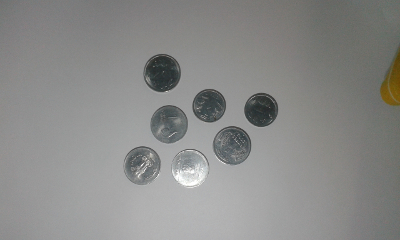
#> input picture images/coin.jpg, 400 x 240 px, given in place of coin.mp4, which was not available
$ python live_streaming.py   (Python 2 division)
#> lines starting #> are read from the running program, lines starting #| are printed output that depends on the picture; after the words box and inside, x2 and y2 are one past the last pixel; in counts of white or black regions, pixels touching at a corner belong together; pictures that were not available may be replaced by others from this repository, and a replacement may not be noted
#live_streaming.py
import cv2
import numpy as np

video = cv2.VideoCapture("images/coin.mp4")
while True:
	ret, frame = video.read()
#> frame is the input picture: shape (240, 400, 3); mean B, G, R 136.8, 138.4, 138.2
	if ret==True:
		gray = cv2.cvtColor(frame,cv2.COLOR_BGR2GRAY)
		blurred = cv2.GaussianBlur(gray, (7,7), 0)
		edged = cv2.Canny(blurred, 30, 150)
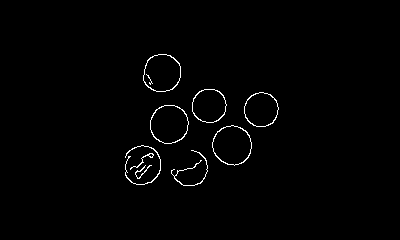
#> edged: shape (240, 400); 1.1% white in thin lines or dots, all inside (x1, y1, x2, y2) = (125, 54, 279, 186)
		(cnts, _) = cv2.findContours(edged.copy(), cv2.RETR_EXTERNAL, cv2.CHAIN_APPROX_SIMPLE)
#> cnts = 9 contours, 1 with area under 20; largest, box (x1, y1, x2, y2) and area: (212, 125, 252, 166) 1196, (150, 105, 189, 144) 1154, (143, 54, 181, 92) 1116, (244, 92, 279, 127) 912, (192, 89, 227, 123) 902, (125, 145, 161, 185) 32, (130, 153, 154, 170) 26, (171, 150, 208, 186) 24
		print "I count %d coins in this image" % (len(cnts))
#| I count 9 coins in this image
		coins = frame.copy()
		cv2.drawContours(coins, cnts, -1, (0, 255, 0), 2)
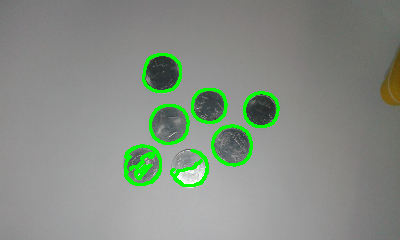
#> coins: shape (240, 400, 3); 3.31% of pixels changed, all inside (x1, y1, x2, y2) = (124, 53, 280, 187)
		cv2.imshow('frame',coins)
		if cv2.waitKey(1) & 0xFF == ord('q'):
#> (key q is pressed here)
			break
	else:
		break

$ run again, on images/beach.png
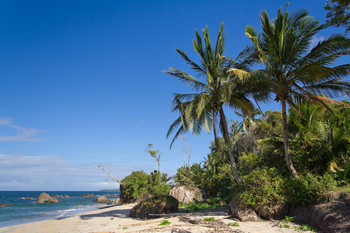
#> input picture images/beach.png, 350 x 233 px, given in place of coin.mp4, which was not available
#> frame is the input picture: shape (233, 350, 3); mean B, G, R 136, 110.4, 78.6
#> `edged = cv2.Canny(blurred, 30, 150)`:
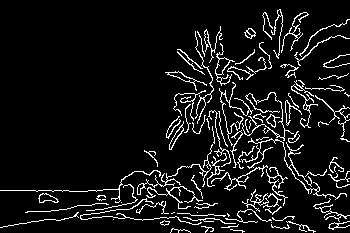
#> edged: shape (233, 350); 8.1% white in thin lines or dots
#> cnts = 90 contours, 59 with area under 20; largest, box (x1, y1, x2, y2) and area: (215, 43, 235, 86) 178, (165, 71, 207, 91) 122, (38, 193, 59, 203) 110, (241, 138, 347, 200) 104, (169, 121, 184, 150) 97
#| I count 90 coins in this image
#> `cv2.drawContours(coins, cnts, -1, (0, 255, 0), 2)`:
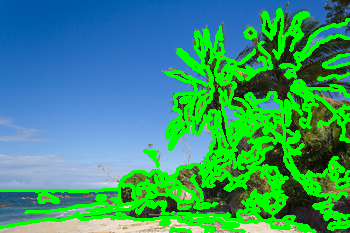
#> coins: shape (233, 350, 3); mean B, G, R 114.9, 150.1, 56.5

$ run again, on images/wave.png
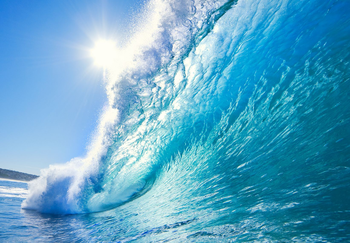
#> input picture images/wave.png, 350 x 243 px, given in place of coin.mp4, which was not available
#> frame is the input picture: shape (243, 350, 3); mean B, G, R 199.1, 166.5, 93.5
#> `edged = cv2.Canny(blurred, 30, 150)`:
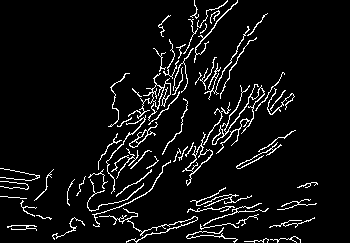
#> edged: shape (243, 350); 6.2% white in thin lines or dots
#> cnts = 67 contours, 46 with area under 20; largest, box (x1, y1, x2, y2) and area: (182, 132, 213, 186) 291, (128, 73, 171, 119) 213, (212, 84, 265, 154) 170, (129, 122, 158, 148) 120, (99, 208, 198, 243) 60
#| I count 67 coins in this image
#> `cv2.drawContours(coins, cnts, -1, (0, 255, 0), 2)`:
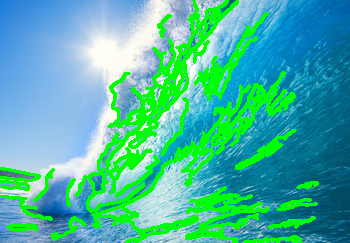
#> coins: shape (243, 350, 3); 19.11% of pixels changed, all inside (x1, y1, x2, y2) = (0, 0, 319, 243)
